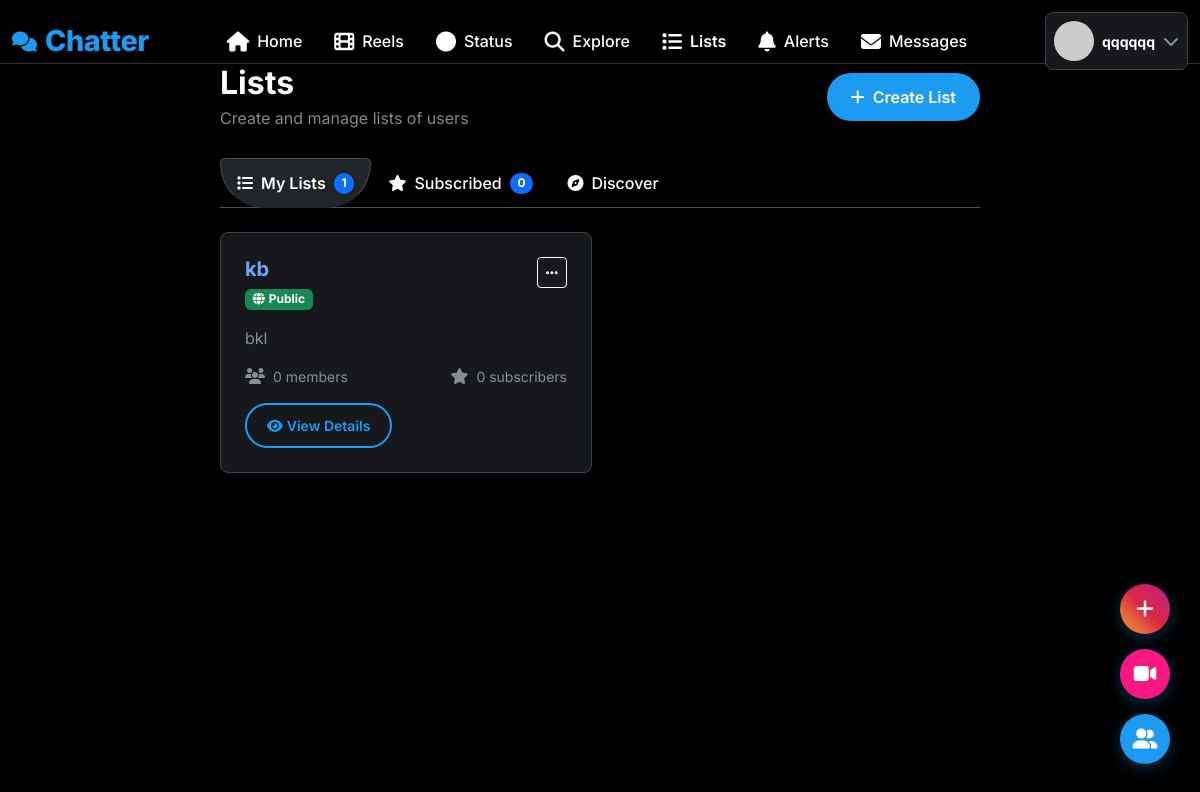
The app's page /lists (signed in), older data.
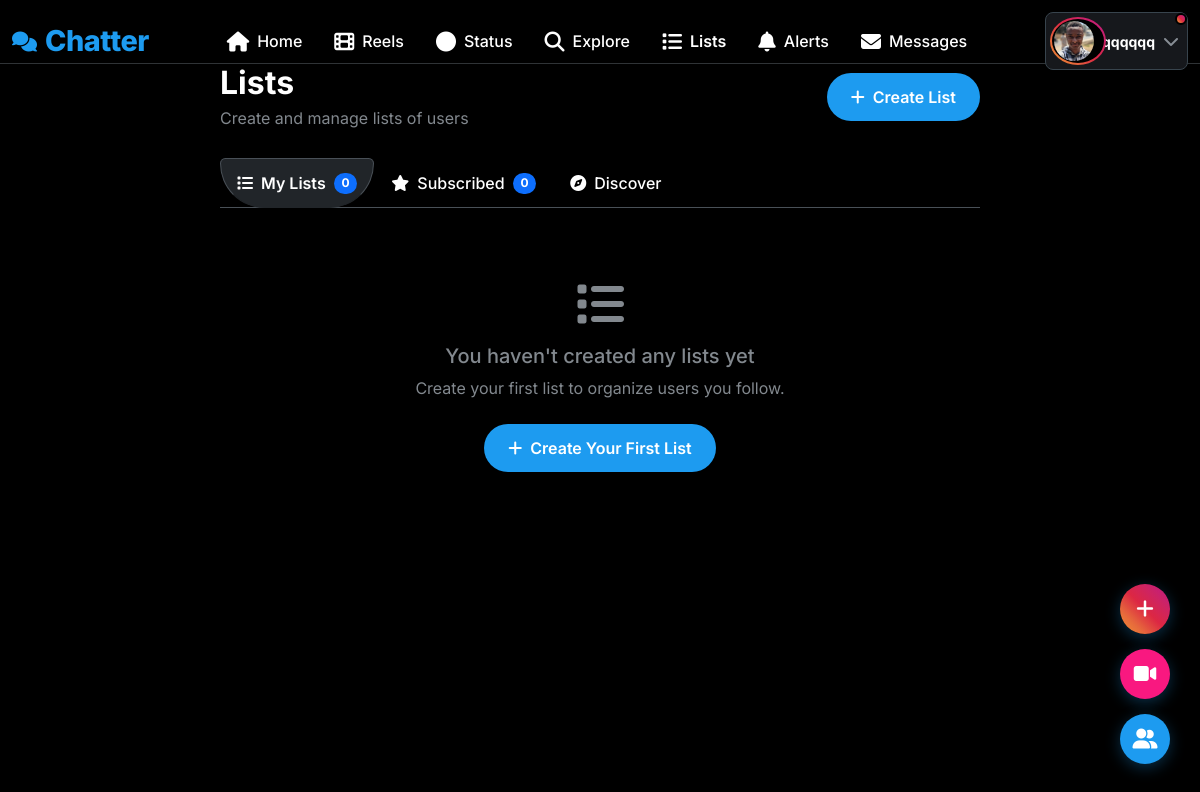
The same page, newer data.
### app.py (models this page shows, shortened)
class UserList(db.Model):
    id = db.Column(db.Integer, primary_key=True)
    name = db.Column(db.String(100), nullable=False)
    description = db.Column(db.String(500))
    user_id = db.Column(db.Integer, db.ForeignKey('user.id'), nullable=False)
    is_private = db.Column(db.Boolean, default=False)
    created_at = db.Column(db.DateTime, default=datetime.utcnow)
    members = db.relationship('ListMember', backref='list', lazy='dynamic', cascade='all, delete-orphan')
    subscribers = db.relationship('ListSubscriber', backref='list', lazy='dynamic', cascade='all, delete-orphan')

class User(UserMixin, db.Model):
    id = db.Column(db.Integer, primary_key=True)
    username = db.Column(db.String(80), unique=True, nullable=False, index=True)
    email = db.Column(db.String(120), unique=True, nullable=False, index=True)
    password_hash = db.Column(db.String(200), nullable=False)
    bio = db.Column(db.String(500))
    location = db.Column(db.String(100))
    website = db.Column(db.String(200))
    profile_picture = db.Column(db.String(200), default='default.jpg')
    cover_picture = db.Column(db.String(200), default='default_cover.jpg')
    is_admin = db.Column(db.Boolean, default=False)
    created_at = db.Column(db.DateTime, default=datetime.utcnow)
    is_online = db.Column(db.Boolean, default=False)
    last_seen = db.Column(db.DateTime, default=datetime.utcnow)
    is_verified = db.Column(db.Boolean, default=False)
    posts = db.relationship('Post', backref='author', lazy='dynamic', cascade='all, delete-orphan')
    likes = db.relationship('Like', backref='user', lazy='dynamic', cascade='all, delete-orphan')
    comments = db.relationship('Comment', backref='author', lazy='dynamic', cascade='all, delete-orphan')
    notifications = db.relationship('Notification', backref='user', lazy='dynamic', cascade='all, delete-orphan')
    sent_messages = db.relationship('Message', foreign_keys='Message.sender_id', backref='sender', lazy='dynamic')
    received_messages = db.relationship('Message', foreign_keys='Message.receiver_id', backref='receiver', lazy='dynamic')
    bookmarks = db.relationship('Bookmark', backref='user', lazy='dynamic', cascade='all, delete-orphan')
    reports_made = db.relationship('Report', foreign_keys='Report.reporter_id', backref='reporter', lazy='dynamic')
    reports_received = db.relationship('Report', foreign_keys='Report.reported_id', backref='reported', lazy='dynamic')
    pinned_posts = db.relationship('PinnedPost', backref='user', lazy='dynamic', cascade='all, delete-orphan')
    created_lists = db.relationship('UserList', backref='creator', lazy='dynamic', cascade='all, delete-orphan')
    list_subscriptions = db.relationship('ListSubscriber', backref='subscriber', lazy='dynamic', cascade='all, delete-orphan')
    list_memberships = db.relationship('ListMember', backref='member', lazy='dynamic', cascade='all, delete-orphan')
    reels = db.relationship('Reel', backref='user', lazy='dynamic', cascade='all, delete-orphan')
    reel_likes = db.relationship('ReelLike', backref='liker', lazy='dynamic', cascade='all, delete-orphan')
    reel_comments = db.relationship('ReelComment', backref='author', lazy='dynamic', cascade='all, delete-orphan')
    reel_views = db.relationship('ReelView', backref='viewer', lazy='dynamic', cascade='all, delete-orphan')
    statuses = db.relationship('Status', backref='user', lazy='dynamic', cascade='all, delete-orphan')
    status_views = db.relationship('StatusView', backref='viewer', lazy='dynamic', cascade='all, delete-orphan')
    followed = db.relationship(
        'User', secondary=followers,
        primaryjoin=(followers.c.follower_id == id),
        secondaryjoin=(followers.c.followed_id == id),
        backref=db.backref('followers', lazy='dynamic'), lazy='dynamic')
    blocked = db.relationship(
        'User', secondary=blocked_users,
        primaryjoin=(blocked_users.c.blocker_id == id),
        secondaryjoin=(blocked_users.c.blocked_id == id),
        backref=db.backref('blocked_by', lazy='dynamic'), lazy='dynamic')
    def get_unread_message_count(self):
        return Message.query.filter_by(receiver_id=self.id, is_read=False).count()
    def get_unread_notification_count(self):
        return Notification.query.filter_by(user_id=self.id, is_read=False).count()

### app.py (the view)
@app.route('/lists')
@login_required
def lists():
    created_lists = UserList.query.filter_by(user_id=current_user.id).all()
    subscribed_lists = UserList.query.join(ListSubscriber).filter(
        ListSubscriber.user_id == current_user.id,
        UserList.user_id != current_user.id
    ).all()
    public_lists = UserList.query.filter_by(is_private=False).filter(
        UserList.user_id != current_user.id,
        ~UserList.id.in_([l.id for l in subscribed_lists])
    ).order_by(func.random()).limit(10).all()
    return render_template('lists/lists.html',
                         created_lists=created_lists,
                         subscribed_lists=subscribed_lists,
                         public_lists=public_lists)

### app.py (called while the page is built)
@app.before_request
def update_last_seen():
    if current_user.is_authenticated:
        current_user.last_seen = datetime.utcnow()
        if current_user.is_online and (datetime.utcnow() - current_user.last_seen).seconds > 300:
            current_user.is_online = False
        db.session.commit()

@app.before_request
def check_blocked():
    if current_user.is_authenticated:
        pass

@login_manager.user_loader
def load_user(user_id):
    return User.query.get(int(user_id))

@app.before_request
def update_last_seen():
    if current_user.is_authenticated:
        current_user.last_seen = datetime.utcnow()
        if current_user.is_online and (datetime.utcnow() - current_user.last_seen).seconds > 300:
            current_user.is_online = False
        db.session.commit()

@app.before_request
def cleanup_expired_statuses():
    Status.query.filter(Status.expires_at < datetime.utcnow()).delete(synchronize_session=False)
    db.session.commit()

### templates/lists/lists.html (shortened to what the changed rows need)
{% extends "base.html" %}
{% block content %}
<div class="container-fluid">
    <div class="row">
        <div class="col-lg-8 mx-auto">
            <div class="d-flex justify-content-between align-items-center mb-4">
                <div>
                    <h2 class="fw-bold mb-1">Lists</h2>
                </div>
            </div>
            <nav class="mb-4">
                <div class="nav nav-tabs" id="listTabs" role="tablist">
                    <button class="nav-link active" id="my-lists-tab" data-bs-toggle="tab" data-bs-target="#my-lists" type="button">
                        <i class="fas fa-list me-2"></i>My Lists
                        <span class="badge bg-primary rounded-pill ms-2">{{ created_lists|length }}</span>
                    </button>
                </div>
            </nav>
            <div class="tab-content" id="listTabContent">
                <div class="tab-pane fade show active" id="my-lists">
                    {% if created_lists %}
                        <div class="row g-3">
                            {% for list in created_lists %}
                            <div class="col-md-6">
                                <div class="glass-effect rounded-3 p-4 hover-lift" style="border: 1px solid var(--border-light); height: 100%;">
                                    <div class="d-flex justify-content-between align-items-start mb-3">
                                        <div>
                                            <h5 class="fw-bold mb-1">
                                                <a href="{{ url_for('view_list', list_id=list.id) }}" class="text-decoration-none">
                                                    {{ list.name }}
                                                </a>
                                            </h5>
                                            {% if list.is_private %}
                                            <span class="badge bg-secondary">
                                                <i class="fas fa-lock me-1"></i>Private
                                            </span>
                                            {% else %}
                                            <span class="badge bg-success">
                                                <i class="fas fa-globe me-1"></i>Public
                                            </span>
                                            {% endif %}
                                        </div>
                                        <div class="dropdown">
                                            <button class="btn btn-sm btn-outline-light" type="button" data-bs-toggle="dropdown">
                                                <i class="fas fa-ellipsis-h"></i>
                                            </button>
                                        </div>
                                    </div>
                                    {% if list.description %}
                                    <p class="text-muted mb-3">{{ list.description }}</p>
                                    {% endif %}
                                    <div class="d-flex justify-content-between align-items-center">
                                        <div class="d-flex align-items-center">
                                            <i class="fas fa-users text-muted me-2"></i>
                                            <small class="text-muted">{{ list.members.count() }} members</small>
                                        </div>
                                        <div class="d-flex align-items-center">
                                            <i class="fas fa-star text-muted me-2"></i>
                                            <small class="text-muted">{{ list.subscribers.count() }} subscribers</small>
                                        </div>
                                    </div>
                                    <div class="mt-3">
                                        <a href="{{ url_for('view_list', list_id=list.id) }}" class="btn btn-outline-primary btn-sm">
                                            <i class="fas fa-eye me-1"></i>View Details
                                        </a>
                                    </div>
                                </div>
                            </div>
                            {% endfor %}
                        </div>
                    {% else %}
                        <div class="text-center py-5">
                            <i class="fas fa-list fa-3x text-muted mb-3"></i>
                            <h5 class="text-muted">You haven't created any lists yet</h5>
                            <p class="text-muted">Create your first list to organize users you follow.</p>
                            <a href="{{ url_for('create_list') }}" class="btn btn-primary mt-2">
                                <i class="fas fa-plus me-2"></i>Create Your First List
                            </a>
                        </div>
                    {% endif %}
                </div>
            </div>
        </div>
    </div>
</div>
{% endblock %}

### templates/base.html (shortened to what the changed rows need)
<!DOCTYPE html>
<html lang="en" data-bs-theme="dark">
<head>
    <link href="https://cdn.jsdelivr.net/npm/bootstrap@5.3.0/dist/css/bootstrap.min.css" rel="stylesheet">
    <link href="https://cdnjs.cloudflare.com/ajax/libs/font-awesome/6.4.0/css/all.min.css" rel="stylesheet">
</head>
<body>
    <nav class="top-nav">
        <div class="container-fluid">
            <div class="row align-items-center">
                <div class="col">
                    <div class="d-flex align-items-center justify-content-between">
                        {% if current_user.is_authenticated %}
                        <div class="dropdown">
                            <button class="btn d-flex align-items-center text-decoration-none p-2 rounded-3 {% if current_user and has_active_status(current_user.id) %}has-status-indicator{% endif %}"
                                    style="background: var(--card-color); border: 1px solid var(--border-light); color: var(--text-primary);"
                                    type="button" data-bs-toggle="dropdown">
                                <div class="profile-with-status">
                                    <img src="{{ get_user_avatar_url(current_user) }}"
                                         class="profile-img-with-ring avatar-sm me-2">
                                </div>
                                <span class="fw-bold small">{{ current_user.username }}</span>
                                <i class="fas fa-chevron-down text-muted ms-2"></i>
                            </button>
                        </div>
                        {% else %}
                        <div class="d-flex gap-2">
                            <a href="{{ url_for('login') }}" class="btn btn-outline-primary btn-sm">Login</a>
                            <a href="{{ url_for('signup') }}" class="btn btn-primary btn-sm">Sign Up</a>
                        </div>
                        {% endif %}
                    </div>
                </div>
            </div>
        </div>
    </nav>
    <div class="main-content">
        <div class="container-fluid">
            {% block content %}{% endblock %}
        </div>
    </div>
</body>
</html>

Row changes from the older to the newer data that the page shows:
removed UserList: name "kb", is_private False (drawn), description "bkl", members.count "0", subscribers.count "0"
changed User "qqqqqq": profile_picture: picture added
Text that changed along with them:
{{ created_lists|length }}: "1" → "0"
text now shown: "You haven't created any lists yet Create your first list to organize users you follow. Create Your First List"
